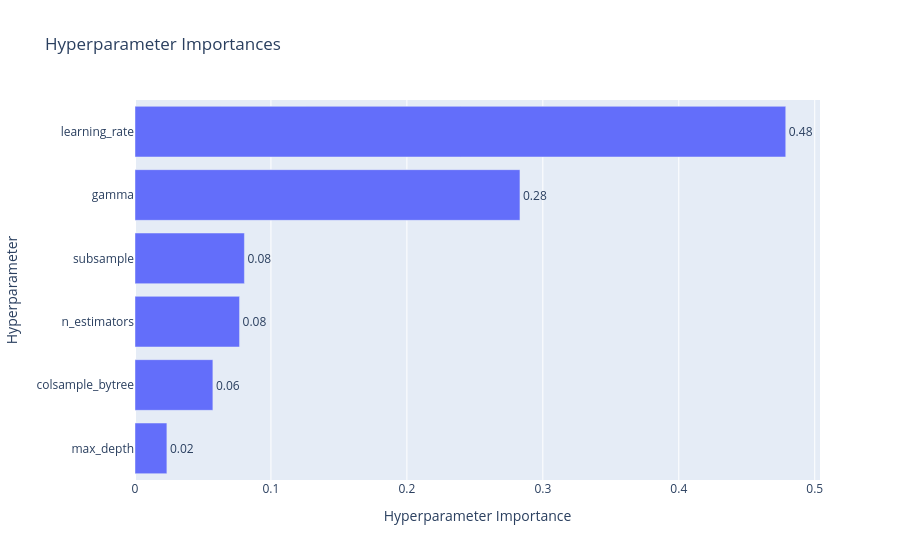
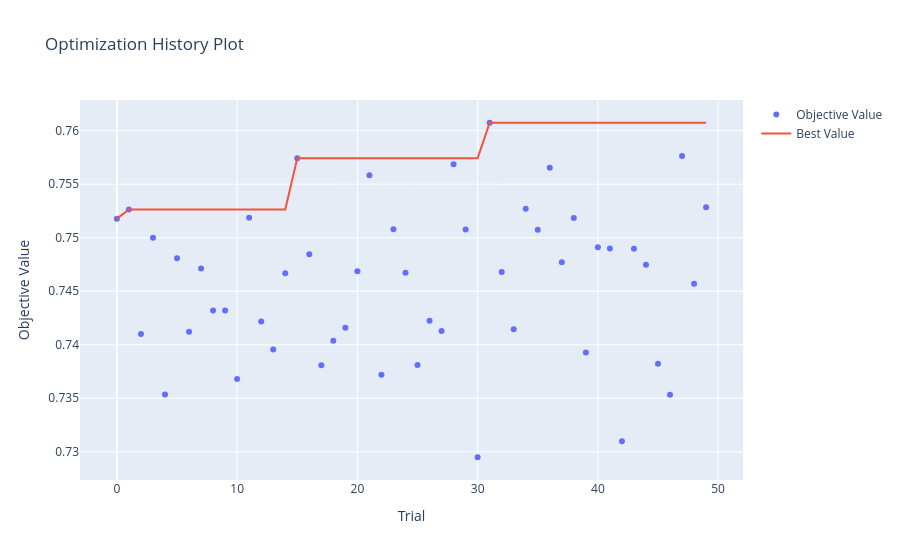

Notebook source saved alongside these figures, in order:
### Code cell
fig = optuna.visualization.plot_param_importances(study)
fig.show()

fig = optuna.visualization.plot_optimization_history(study)
fig.show()

### Figure 1 — Plotly figure (JSON) as saved in the notebook; plotly's stock layout.template omitted (floating-point values rounded to 4 significant figures)
{"data": [{"cliponaxis": false, "hovertemplate": ["max_depth (IntDistribution): 0.023457424807277208<extra></extra>", "colsample_bytree (FloatDistribution): 0.057288431394959746<extra></extra>", "n_estimators (IntDistribution): 0.07691039047286324<extra></extra>", "subsample (FloatDistribution): 0.08049117639902259<extra></extra>", "gamma (FloatDistribution): 0.28316874402468767<extra></extra>", "learning_rate (FloatDistribution): 0.4786838329011893<extra></extra>"], "name": "Objective Value", "orientation": "h", "text": ["0.02", "0.06", "0.08", "0.08", "0.28", "0.48"], "textposition": "outside", "type": "bar", "x": [0.02346, 0.05729, 0.07691, 0.08049, 0.2832, 0.4787], "y": ["max_depth", "colsample_bytree", "n_estimators", "subsample", "gamma", "learning_rate"]}], "layout": {"title": {"text": "Hyperparameter Importances"}, "xaxis": {"title": {"text": "Hyperparameter Importance"}}, "yaxis": {"title": {"text": "Hyperparameter"}}}}

### Figure 2 — Plotly figure (JSON) as saved in the notebook; plotly's stock layout.template omitted (floating-point values rounded to 4 significant figures)
{"data": [{"mode": "markers", "name": "Objective Value", "type": "scatter", "x": [0, 1, 2, 3, 4, 5, 6, 7, 8, 9, 10, 11, 12, 13, 14, 15, 16, 17, 18, 19, 20, 21, 22, 23, 24, 25, 26, 27, 28, 29, 30, 31, 32, 33, 34, 35, 36, 37, 38, 39, 40, 41, 42, 43, 44, 45, 46, 47, 48, 49], "y": [0.7518, 0.7526, 0.741, 0.75, 0.7354, 0.7481, 0.7412, 0.7471, 0.7432, 0.7432, 0.7368, 0.7519, 0.7422, 0.7395, 0.7467, 0.7574, 0.7485, 0.7381, 0.7404, 0.7416, 0.7469, 0.7558, 0.7372, 0.7508, 0.7467, 0.7381, 0.7422, 0.7413, 0.7569, 0.7508, 0.7295, 0.7607, 0.7468, 0.7414, 0.7527, 0.7508, 0.7565, 0.7477, 0.7518, 0.7393, 0.7491, 0.749, 0.731, 0.749, 0.7475, 0.7382, 0.7353, 0.7576, 0.7457, 0.7528]}, {"mode": "lines", "name": "Best Value", "type": "scatter", "x": [0, 1, 2, 3, 4, 5, 6, 7, 8, 9, 10, 11, 12, 13, 14, 15, 16, 17, 18, 19, 20, 21, 22, 23, 24, 25, 26, 27, 28, 29, 30, 31, 32, 33, 34, 35, 36, 37, 38, 39, 40, 41, 42, 43, 44, 45, 46, 47, 48, 49], "y": [0.7518, 0.7526, 0.7526, 0.7526, 0.7526, 0.7526, 0.7526, 0.7526, 0.7526, 0.7526, 0.7526, 0.7526, 0.7526, 0.7526, 0.7526, 0.7574, 0.7574, 0.7574, 0.7574, 0.7574, 0.7574, 0.7574, 0.7574, 0.7574, 0.7574, 0.7574, 0.7574, 0.7574, 0.7574, 0.7574, 0.7574, 0.7607, 0.7607, 0.7607, 0.7607, 0.7607, 0.7607, 0.7607, 0.7607, 0.7607, 0.7607, 0.7607, 0.7607, 0.7607, 0.7607, 0.7607, 0.7607, 0.7607, 0.7607, 0.7607]}, {"marker": {"color": "#cccccc"}, "mode": "markers", "name": "Infeasible Trial", "showlegend": false, "type": "scatter", "x": [], "y": []}], "layout": {"title": {"text": "Optimization History Plot"}, "xaxis": {"title": {"text": "Trial"}}, "yaxis": {"title": {"text": "Objective Value"}}}}
